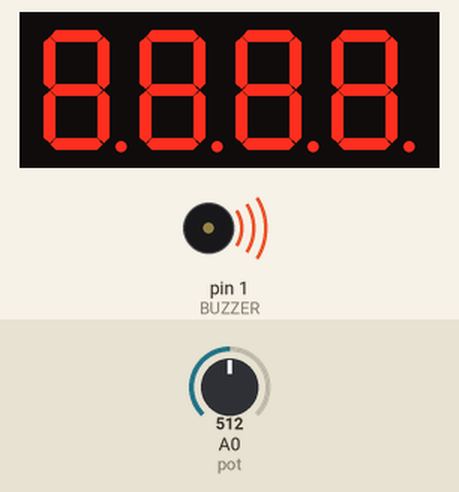
The sketch below on a simulated Arduino Uno, built with avr-gcc and run on an emulated ATmega328P. Shown: 4-digit seven-segment display, buzzer (waves = sounding). Wiring (from diagram.json): 4-digit 7-segment display, segments lit when LOW: segments pin 13, pin 12, pin 11, pin 10, pin 9, pin 8, pin 7, pin 2; digit selects pin 3, pin 4, pin 5, pin 6. Inputs (shaded band) come from the test bench; at power-on: A0 (pot) = 512. The segment pins are drawn as the display they are named for; what the sketch prints to the serial monitor is not drawn.

Above: at 1.2 s.
1.3 s: A0 (pot) set to 0
At 2.5 s:
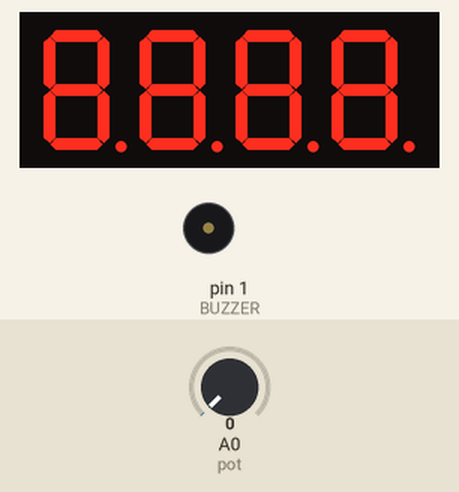
2.8 s: A0 (pot) set to 18
At 3.9 s:
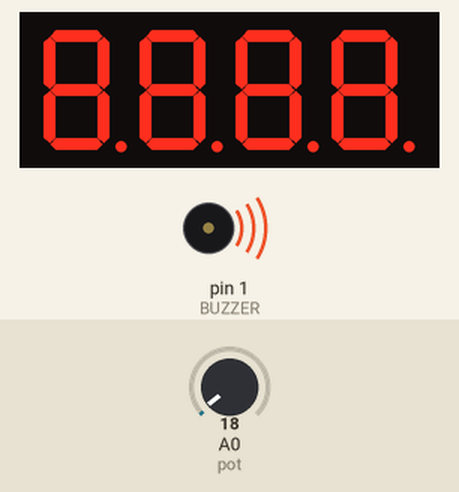
Timing chart, 0 to 5.8 s (numbered marks = the images above; inputs shaded):
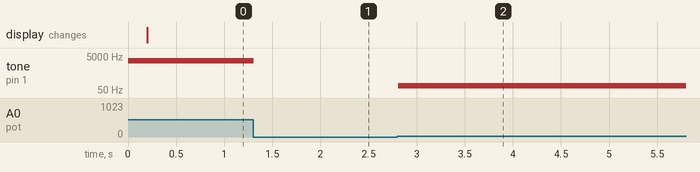

Measured:
- after the input at 1.3 s, tone on pin 1 (BUZZER): 2560 Hz → silent at once
- after the input at 2.8 s, tone on pin 1 (BUZZER): silent → 90 Hz at once

The sketch:

sketch.ino
```cpp
#define pot 0
#define BUZZER 1

const int dataPin = 2;   /* DS */
const int clockPin = 3;  /* SHCP */
const int latchPin = 4;  /* STCP */

int pattern = 0b10101010;

/*
byte D1 = 2;
byte D2 = 3;
byte D3 = 4;
byte D4 = 5;
*/

int D1=3;
int D2=4;
int D3=5;
int D4=6;
int A=13;
int B=12;
int C=11;
int D=10;
int E=9;
int F=8;
int G=7;
int DP=2;
int digitpins[]={D1,D2,D3,D4};
int segmentpins[]={A,B,C,D,E,F,G,DP}; //g,f,e,d,c,b,a,dp
const String digits[]={"11111100","01100000","11011010","11110010", "01100110","10110110","10111110",
"11100000","11111110","11110110","1100111", "1110111", "1111100", "0111001", "1011110","1111001","1110001"};
//#define LEN(x) sizeof(x)/sizeof(x[0])
int lenDigitpins=4;
int lenSegmentpins=7;
int counter = 0;
int displaydigits[]={1,2,3,4};
// Define the input pins for the 7-segment display digits.
// sconst int digitPins[] = {D1, D2, D3, D4};

// For common cathode
uint8_t digitON = LOW;
uint8_t digitOFF = HIGH;

uint8_t segmentON = HIGH;
uint8_t segmentOFF = LOW;

void setup() {
  // put your setup code here, to run once:
  pinMode(BUZZER, OUTPUT); // пин со светодиодом — выход
  pinMode(pot, INPUT); // пин с потенциометром - вход

  /*for (int i = 0; i < 4; i++) {
      pinMode(digitPins[i], OUTPUT);
      digitalWrite(digitPins[i], digitOFF);
   }*/

  for (int i=0;i<4;i++) //LEN(digitpins
    {
      pinMode(digitpins[i],OUTPUT);
      digitalWrite(digitpins[i],HIGH);
    }
  for (int i=0;i<8;i++) //LEN(segmentpins
    pinMode(segmentpins[i],OUTPUT);
  Serial.begin(9600); // Fix output Serial bug
}

void clearScreen(){
  for (int i=0;i<lenDigitpins;i++ ){
    digitalWrite(digitpins[i],LOW);

    for (int j=0;j<lenSegmentpins;j++)
      digitalWrite(segmentpins[j],LOW);

    digitalWrite(digitpins[i],HIGH);
    }
}

void printdigit(int pos, int i){

  //Serial.println(digits[i]);
  digitalWrite(digitpins[pos],LOW);
  for (int j=0; j<lenSegmentpins; j++){
      if (digits[i].charAt(j)=='1')
        digitalWrite(segmentpins[j],HIGH);
      else digitalWrite(segmentpins[j],LOW);
    }

  //digitalWrite(digitpins[pos],HIGH);
}

void test(){
    // put your main code here, to run repeatedly:
for (int i=0;i<lenDigitpins;i++ )
  { digitalWrite(digitpins[i],LOW);
   for (int j=0;j<lenSegmentpins;j++)
       digitalWrite(segmentpins[j],HIGH);
  }
}
void display2(int counter){
  String s=String("0000")+String(counter);
  s=s.substring(s.length()-4);
  int digit;
  Serial.println(s);
  for (int i=0; i<s.length();i++){
    digit=int(s.charAt(i))-48;
   displaydigits[i]= digit;
   Serial.print(i);
   Serial.print(" ");
   Serial.println(digit);
  }
   long int time=millis();
  while(millis()-time<2000)
  for (int i=0; i<4; i++){
  clearScreen();
  printdigit(i,displaydigits[i]);
  clearScreen();
  }
}

void display(int counter){

  int digit;
  int divider=0;
  clearScreen();
  for (int i=0;i<4;i++){
    divider=pow(10,(3-i));
    digit = counter % divider;
    counter -= digit*divider;
    clearScreen();
    displaydigits[i]= digit;
    //printdigit(i,digit);
   Serial.print(i);
   Serial.print(" ");
   Serial.println(digit);

  }
  long int time=millis();
  while(millis()-time<2000)
  for (int i=0; i<4; i++){
  printdigit(i,displaydigits[i]);
  clearScreen();
  }
}

void loop() {

  // put your main code here, to run repeatedly:
  int val = analogRead(pot);

  //int ValueToBuzzer = map(val/4,0,1023,0,255);
  //analogWrite(BUZZER,ValueToBuzzer);
  // analogWrite(BUZZER, 255);
  Serial.print(val);

  tone(BUZZER, val*5);
  delay(100);

  if(val == 1){
    Serial.print(1);
  }
  /*
  tone(BUZZER, 31);
  delay(1000);

  noTone(BUZZER);
  delay(1000);
  tone(BUZZER, 100, 1000);
  delay(2000);
  */
}
```
